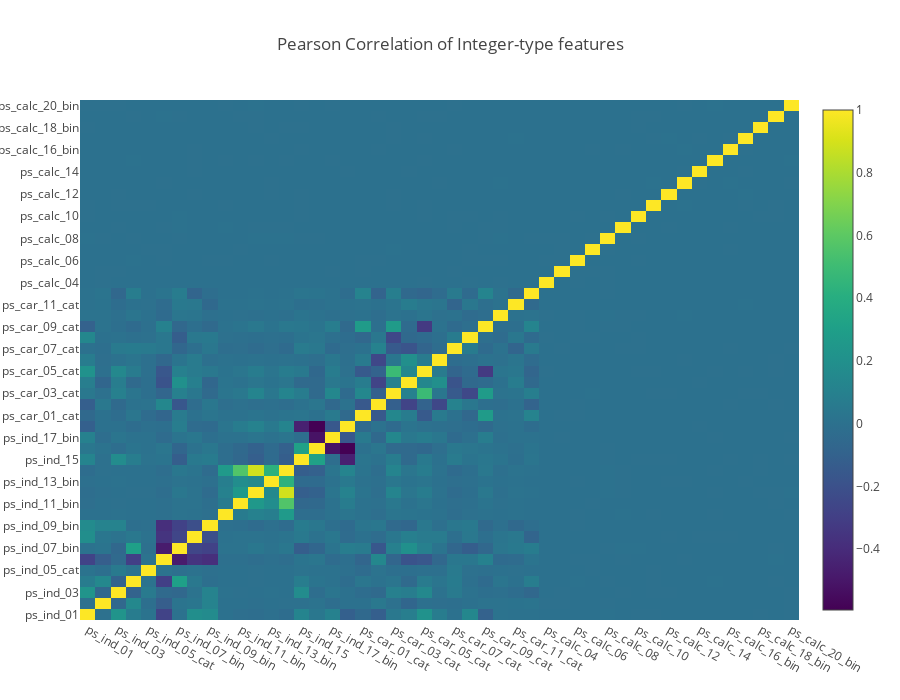

Write notebook code for a chart like this one.
### Markdown cell above
**Correlation of integer features**

For the columns of interger datatype, I shall now switch to using the Plotly library to show how one can also generate a heatmap of correlation values interactively. Much like our earlier Plotly plot, we generate a heatmap object by simply invoking the "go.Heatmap". Here we have to provide values to three different axes, where x and y axes take in the column names while the correlation value is provided by the z-axis. The colorscale attribute takes in keywords that correspond to different color palettes that you will see in the heatmap where in this example, I have used the Greys colorscale (others include Portland and Viridis - try it for yourself).

### Code cell
train_int = train_int.drop(["id", "target"], axis=1)
# colormap = plt.cm.bone
# plt.figure(figsize=(21,16))
# plt.title('Pearson correlation of categorical features', y=1.05, size=15)
# sns.heatmap(train_cat.corr(),linewidths=0.1,vmax=1.0, square=True, cmap=colormap, linecolor='white', annot=False)
data = [
    go.Heatmap(
        z= train_int.corr().values,
        x=train_int.columns.values,
        y=train_int.columns.values,
        colorscale='Viridis',
        text = True ,
        opacity = 1.0 )
]

layout = go.Layout(
    title='Pearson Correlation of Integer-type features',
    xaxis = dict(ticks='', nticks=36),
    yaxis = dict(ticks='' ),
    width = 900, height = 700)

fig = go.Figure(data=data, layout=layout)
py.iplot(fig, filename='labelled-heatmap')

### Figure 1 — Plotly figure (JSON) as saved in the notebook; plotly's stock layout.template omitted (floating-point values rounded to 4 significant figures; data arrays with more than 128 entries replaced by an {"elided": "..."} marker saying what was removed)
{"data": [{"colorscale": "Viridis", "opacity": 1.0, "text": true, "type": "heatmap", "x": ["ps_ind_01", "ps_ind_02_cat", "ps_ind_03", "ps_ind_04_cat", "ps_ind_05_cat", "ps_ind_06_bin", "ps_ind_07_bin", "ps_ind_08_bin", "ps_ind_09_bin", "ps_ind_10_bin", "ps_ind_11_bin", "ps_ind_12_bin", "ps_ind_13_bin", "ps_ind_14", "ps_ind_15", "ps_ind_16_bin", "ps_ind_17_bin", "ps_ind_18_bin", "ps_car_01_cat", "ps_car_02_cat", "ps_car_03_cat", "ps_car_04_cat", "ps_car_05_cat", "ps_car_06_cat", "ps_car_07_cat", "ps_car_08_cat", "ps_car_09_cat", "ps_car_10_cat", "ps_car_11_cat", "ps_car_11", "ps_calc_04", "ps_calc_05", "ps_calc_06", "ps_calc_07", "ps_calc_08", "ps_calc_09", "ps_calc_10", "ps_calc_11", "ps_calc_12", "ps_calc_13", "ps_calc_14", "ps_calc_15_bin", "ps_calc_16_bin", "ps_calc_17_bin", "ps_calc_18_bin", "ps_calc_19_bin", "ps_calc_20_bin"], "y": ["ps_ind_01", "ps_ind_02_cat", "ps_ind_03", "ps_ind_04_cat", "ps_ind_05_cat", "ps_ind_06_bin", "ps_ind_07_bin", "ps_ind_08_bin", "ps_ind_09_bin", "ps_ind_10_bin", "ps_ind_11_bin", "ps_ind_12_bin", "ps_ind_13_bin", "ps_ind_14", "ps_ind_15", "ps_ind_16_bin", "ps_ind_17_bin", "ps_ind_18_bin", "ps_car_01_cat", "ps_car_02_cat", "ps_car_03_cat", "ps_car_04_cat", "ps_car_05_cat", "ps_car_06_cat", "ps_car_07_cat", "ps_car_08_cat", "ps_car_09_cat", "ps_car_10_cat", "ps_car_11_cat", "ps_car_11", "ps_calc_04", "ps_calc_05", "ps_calc_06", "ps_calc_07", "ps_calc_08", "ps_calc_09", "ps_calc_10", "ps_calc_11", "ps_calc_12", "ps_calc_13", "ps_calc_14", "ps_calc_15_bin", "ps_calc_16_bin", "ps_calc_17_bin", "ps_calc_18_bin", "ps_calc_19_bin", "ps_calc_20_bin"], "z": {"elided": "47x47 float values"}}], "layout": {"height": 700, "title": "Pearson Correlation of Integer-type features", "width": 900, "xaxis": {"nticks": 36, "ticks": ""}, "yaxis": {"ticks": ""}}}
